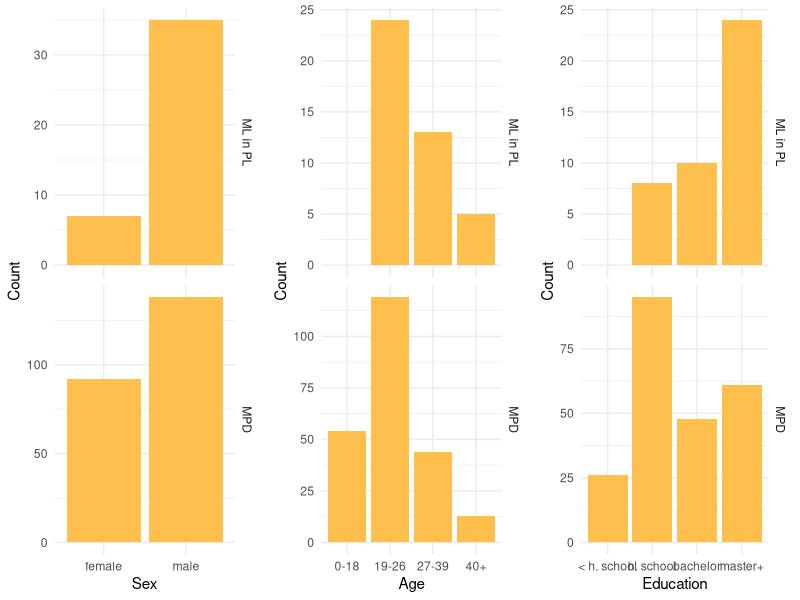

This chart was generated by the following R code:
# Script plotting demographics data
library(ggplot2)
library(dplyr)
library(ggpubr)

df <- read.csv("./data/ramai-human/demographics.csv")

df$sex <- factor(df$sex, levels = c("female", "male"))
df$age <- factor(df$age, levels = c("0-18", "19-26", "27-39", "40+"))
df$education <- factor(df$education, levels = c(
  "< h. school",
  "h. school",
  "bachelor",
  "master+"
))

p1 <- ggplot(df, aes(x = sex)) +
  geom_bar(fill = rgb(1, 0.75, 0.3)) +
  labs(x = "Sex", y = "Count") +
  facet_grid(rows = vars(group), scales = "free_y") +
  theme_minimal()

p2 <- ggplot(df, aes(x = age)) +
  geom_bar(fill=rgb(1, 0.75, 0.3)) +
  labs(x = "Age", y = "Count") +
  facet_grid(rows = vars(group), scales="free_y") +
  theme_minimal()

p3 <- ggplot(df, aes(x = education)) +
  geom_bar(fill=rgb(1, 0.75, 0.3)) +
  labs(x = "Education", y = "Count") +
  facet_grid(rows = vars(group), scales="free_y") +
  theme_minimal()

plt <- ggarrange(p1, p2, p3, nrow = 1, ncol = 3)

plot_path = paste0("./plots/", "demographics.png")
ggsave(plot_path, plt, device = "png", width = 10)